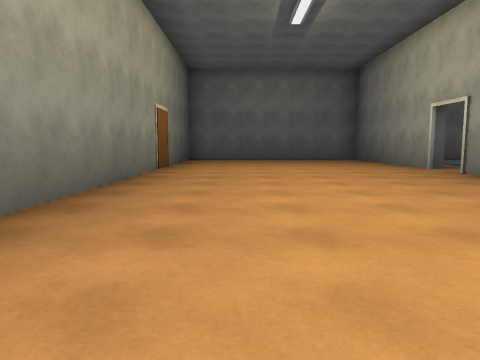
[1] (above)

16 first-person views from a walk through a Unity game level. The camera is 1.2 m above the floor, tilts 6° down and sees 70° across. Doors are open. The floor is counted in squares, 2.62 m on a side. Each view is taken from the middle of a square. On the plan, view 1 faces up. The plan holds only what a view shows up to about 9 squares ahead; the rest is blank. The place goes on beyond the plan. The player character is not drawn. Some surface patterns are stand-ins.

[2]
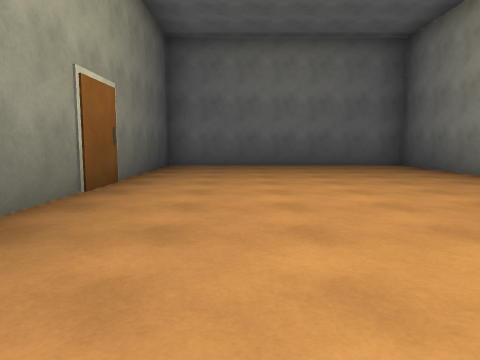

[3]
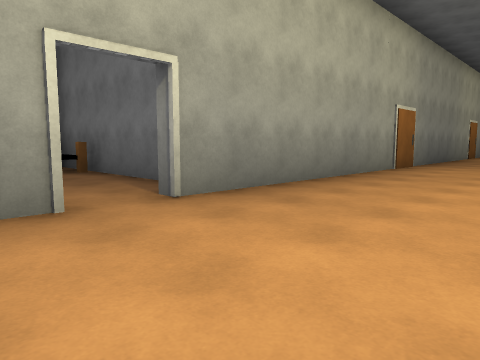

[4]
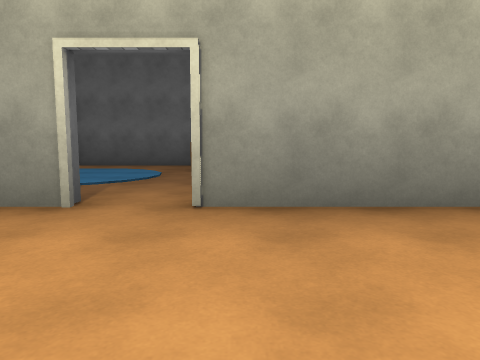

[5]
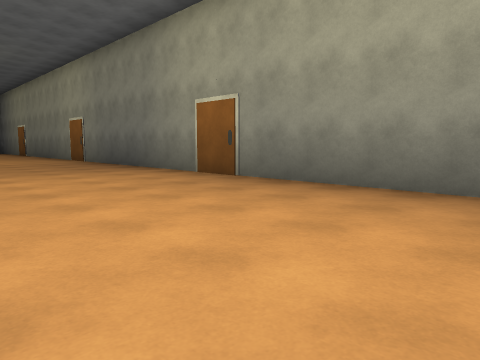

[6]
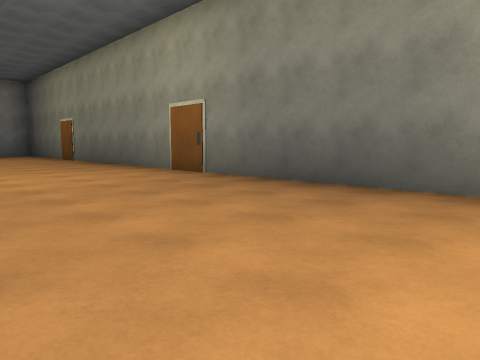

[7]
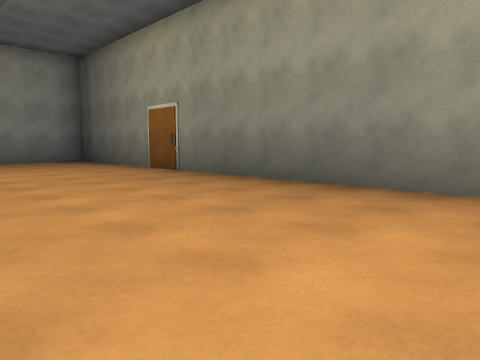

[8]
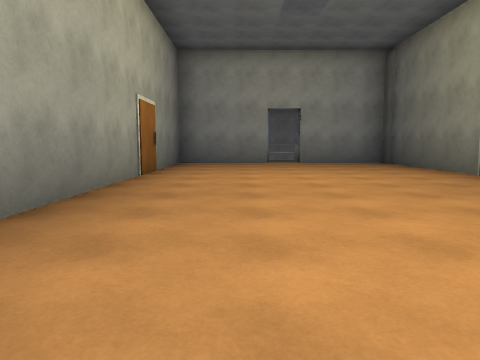

[9]
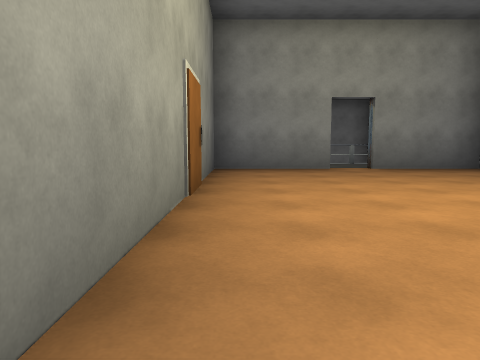

[10]
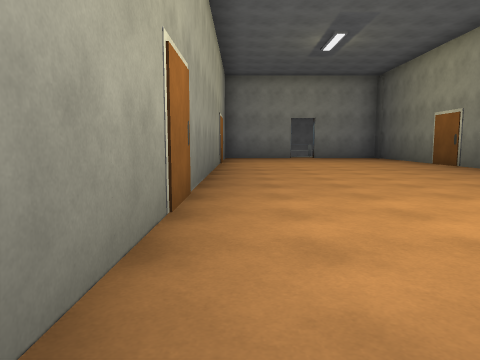

[11]
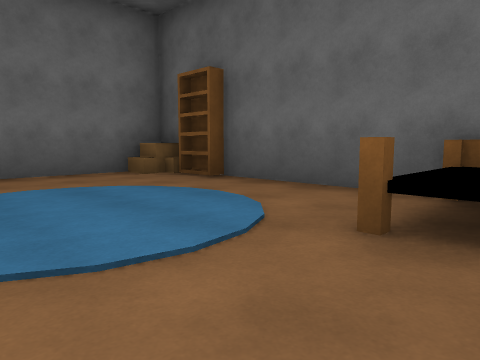

[12]
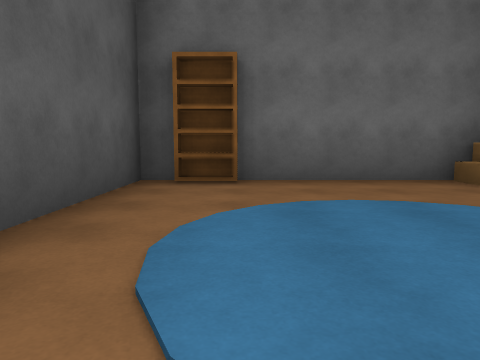

[13]
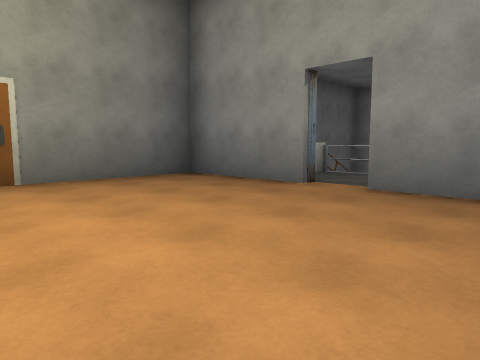

[14]
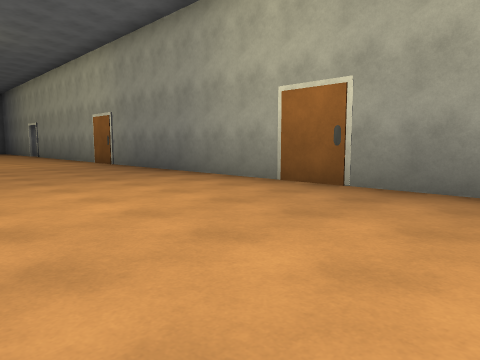

[15]
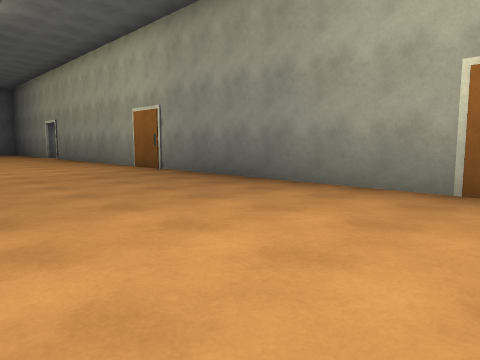

[16]
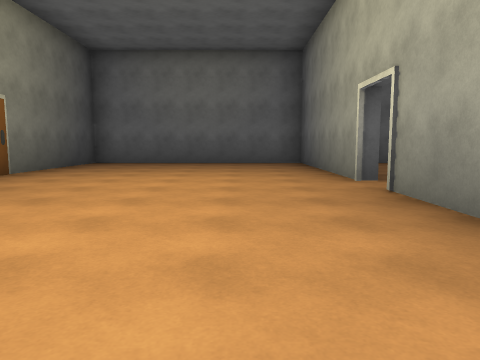

### Floor plan
Points are (right, up) in squares from view 1. A wall is a line through its corners. A room is listed if a view was taken in it or the views show most of it. See-through windows are left out.
Room 1 (views 1, 2, 3, 4, 5, 6, 7, 8, 9, 10, 13, 14, 15, 16)
walls: (3.5, 6.1) (3.5, 10.4) (-1.5, 10.4) (-1.5, -14.4) (0.6, -14.4); (1.2, -14.4) (3.5, -14.4) (3.5, 5.4)
ways out: open door at (3.5, 6) to room 2; open door at (-1.5, 7); open door at (-1, -15.5); open door at (1, -14.5)
Room 2 (views 11, 12)
walls: (7.2, 10.4) (3.7, 10.4) (3.7, 7.8); (8.4, 5.5) (8.4, 8.5); (4.8, 4.7) (6.2, 4.7)
ways out: open door at (3.5, 6) to room 1
objects: other object (5, 10); other object (7, 5) to (8, 5); other object (8, 9); other object (8, 10)

Where each view was taken, in squares from view 1:
view 1: 0 up, 0 right, facing up
view 2: 3 up, 0 right, facing up
view 3: 7 up, 1 right, facing down-right
view 4: 5 up, 1 right, facing right
view 5: 5 up, 2 right, facing down-left
view 6: 0 up, 2 right, facing down-left
view 7: 5 down, 2 right, facing down-left
view 8: 6 down, 2 right, facing down
view 9: 8 down, 3 right, facing down
view 10: 3 down, 3 right, facing down
view 11: 5 up, 5 right, facing up-right
view 12: 6 up, 5 right, facing up
view 13: 11 down, 1 left, facing down-right
view 14: 8 down, 0 right, facing up-right
view 15: 6 down, 0 right, facing up-right
view 16: 2 up, 2 right, facing up
